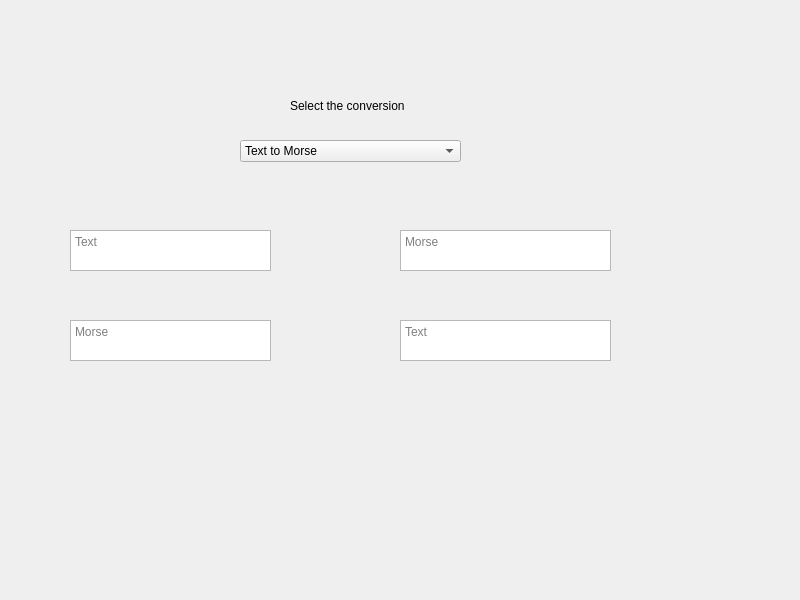
<?xml version="1.0" encoding="UTF-8"?>
<ui version="4.0">
 <class>Widget</class>
 <widget class="QWidget" name="Widget">
  <property name="geometry">
   <rect>
    <x>0</x>
    <y>0</y>
    <width>800</width>
    <height>600</height>
   </rect>
  </property>
  <property name="windowTitle">
   <string>Widget</string>
  </property>
  <widget class="QComboBox" name="comboBox">
   <property name="geometry">
    <rect>
     <x>240</x>
     <y>140</y>
     <width>221</width>
     <height>22</height>
    </rect>
   </property>
   <item>
    <property name="text">
     <string>Text to Morse</string>
    </property>
   </item>
   <item>
    <property name="text">
     <string>Morse to Text</string>
    </property>
   </item>
  </widget>
  <widget class="QLabel" name="label">
   <property name="geometry">
    <rect>
     <x>290</x>
     <y>90</y>
     <width>131</width>
     <height>31</height>
    </rect>
   </property>
   <property name="text">
    <string>Select the conversion</string>
   </property>
  </widget>
  <widget class="QTextEdit" name="textEdit">
   <property name="geometry">
    <rect>
     <x>70</x>
     <y>230</y>
     <width>201</width>
     <height>41</height>
    </rect>
   </property>
   <property name="toolTip">
    <string/>
   </property>
   <property name="placeholderText">
    <string>Text</string>
   </property>
  </widget>
  <widget class="QTextEdit" name="textEdit_2">
   <property name="geometry">
    <rect>
     <x>400</x>
     <y>230</y>
     <width>211</width>
     <height>41</height>
    </rect>
   </property>
   <property name="toolTip">
    <string/>
   </property>
   <property name="placeholderText">
    <string>Morse</string>
   </property>
  </widget>
  <widget class="QTextEdit" name="textEdit_3">
   <property name="geometry">
    <rect>
     <x>70</x>
     <y>320</y>
     <width>201</width>
     <height>41</height>
    </rect>
   </property>
   <property name="toolTip">
    <string/>
   </property>
   <property name="placeholderText">
    <string>Morse</string>
   </property>
  </widget>
  <widget class="QTextEdit" name="textEdit_4">
   <property name="geometry">
    <rect>
     <x>400</x>
     <y>320</y>
     <width>211</width>
     <height>41</height>
    </rect>
   </property>
   <property name="toolTip">
    <string/>
   </property>
   <property name="placeholderText">
    <string>Text</string>
   </property>
  </widget>
 </widget>
 <resources/>
 <connections/>
</ui>
